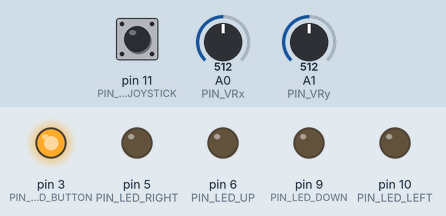
Recording of a sketch running on a simulated Arduino Uno, built with avr-gcc and run on an emulated ATmega328P. Parts: output pins drawn as LEDs (lit = HIGH). The test bench sets the inputs (shaded band); at power-on: A0 (PIN_VRx) = 512, A1 (PIN_VRy) = 512, pin 11 (PIN_SW_JOYSTICK) LOW.

Above: at 1.2 s.
1.3 s: A0 (PIN_VRx) set to 530
At 2.4 s:
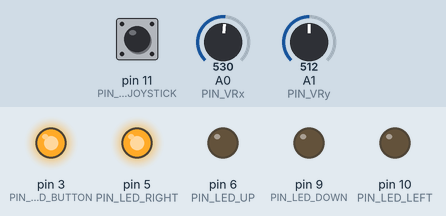
2.8 s: A1 (PIN_VRy) set to 536
At 3.6 s:
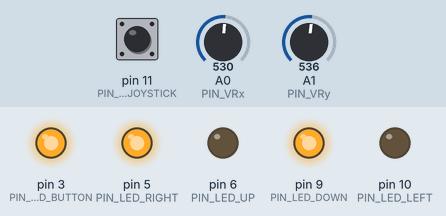
4.3 s: pin 11 (PIN_SW_JOYSTICK) pulled HIGH for 0.15 s
At 4.37 s:
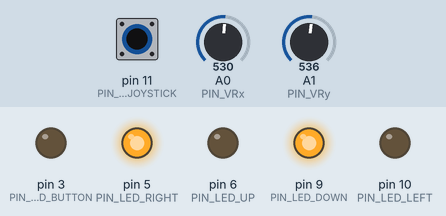
5.9 s: A0 (PIN_VRx) set to 511
At 7.1 s:
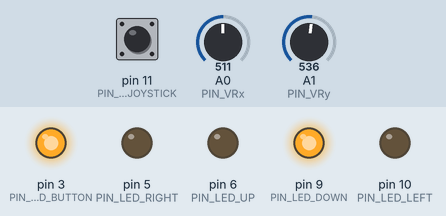
7.4 s: A1 (PIN_VRy) set to 470
At 8.3 s:
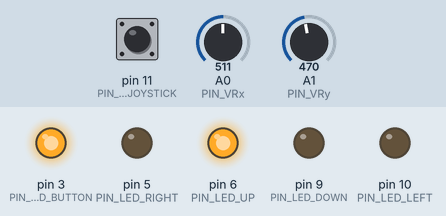
8.9 s: pin 11 (PIN_SW_JOYSTICK) pulled HIGH for 1 s
At 9.4 s:
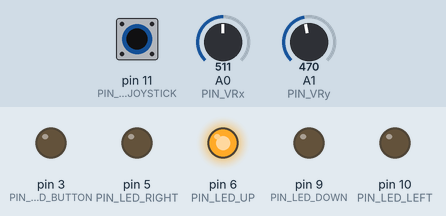
Timing chart, 0 to 11.9 s (numbered marks = the images above; inputs shaded):
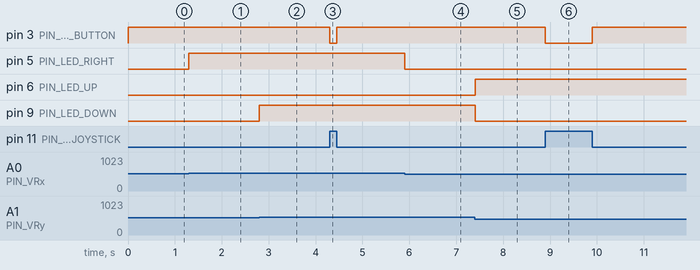

The sketch:

joystick.ino
```cpp
/*Modulo Joystick KY-
  Pin SW 0=> conectar con resitencia pullup 10K

  Practica con 5 LEDs que se enciende segun posicion del Joystick
*/

int X;
int Y;
int SW;
/*int x_reposo = 480;
int y_reposo = 520;*/

#define PIN_LED_LEFT   10
#define PIN_LED_RIGHT 5
#define PIN_LED_UP 6
#define PIN_LED_DOWN 9
#define PIN_LED_BUTTON 3

#define PIN_SW_JOYSTICK 11
#define PIN_VRx A0
#define PIN_VRy A1

void setup() {
  Serial.begin(9600);
  delay(10);

  pinMode(PIN_LED_LEFT, OUTPUT);
  pinMode(PIN_LED_RIGHT, OUTPUT);
  pinMode(PIN_LED_UP, OUTPUT);
  pinMode(PIN_LED_DOWN, OUTPUT);
  pinMode(PIN_LED_BUTTON, OUTPUT);
}

void loop() {
  X = analogRead(PIN_VRx);
  Y = analogRead(PIN_VRy);
  SW = digitalRead(PIN_SW_JOYSTICK);
  /*Serial.print("X: ");
    Serial.println(X);
    Serial.print("Y: ");
    Serial.println(Y);
    delay(500);*/

  if (X >= 0 && X < 480) {
    digitalWrite(PIN_LED_LEFT, map(X, 0, 480, 255, 0)); /*orden invertivo. 0 esta mas a la izquierda, es decir el LED debe tener brillo máximo por eso invertimos orden de 255, 0*/
  } else {
    digitalWrite(PIN_LED_LEFT, LOW);
  }

  if (X >= 520 && X < 1023) {
    digitalWrite(PIN_LED_RIGHT, map(X, 520, 1023, 0, 255));
  } else {
    digitalWrite(PIN_LED_RIGHT, LOW);
  }

  if (Y >= 0 && Y < 480) {
    digitalWrite(PIN_LED_UP, map(Y, 0, 480, 255, 0));
  } else {
    digitalWrite(PIN_LED_UP, LOW);
  }

  if (Y >= 520 && Y < 1023) {
    digitalWrite(PIN_LED_DOWN, map(Y, 520, 1023, 0, 255));
  } else {
    digitalWrite(PIN_LED_DOWN, LOW);
  }

  digitalWrite(PIN_LED_BUTTON, !SW);

}
```

Measured:
- the behaviour switches between 521 and 522 on A0 (PIN_VRx) (found by bisection; images 0 and 1)
- the behaviour switches between 521 and 522 on A1 (PIN_VRy) (found by bisection; images 1 and 2)
- after the input at 1.3 s, pin 5 (PIN_LED_RIGHT): LOW → HIGH at once
- after the input at 2.8 s, pin 9 (PIN_LED_DOWN): LOW → HIGH at once
- after the input at 4.3 s, pin 3 (PIN_LED_BUTTON): HIGH → LOW at once, → HIGH 0.15 s later
- after the input at 5.9 s, pin 5 (PIN_LED_RIGHT): HIGH → LOW at once
- after the input at 7.4 s, pin 6 (PIN_LED_UP): LOW → HIGH at once; pin 9 (PIN_LED_DOWN): HIGH → LOW at once
- after the input at 8.9 s, pin 3 (PIN_LED_BUTTON): HIGH → LOW at once, → HIGH 1.0 s later
